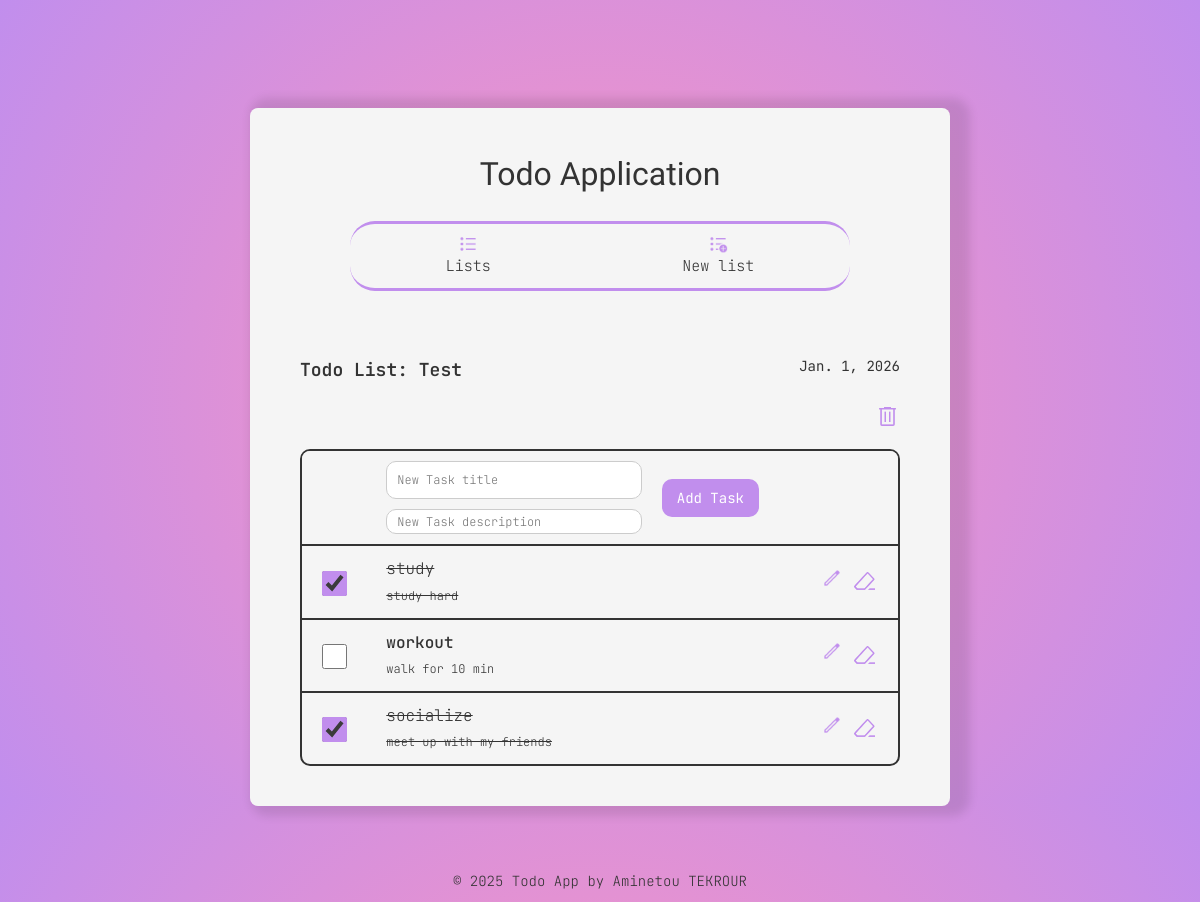
/list/1/, run on the app's committed database.
### todoapp/models.py (models this page shows, shortened)
class List(models.Model):
    date = models.DateField(auto_now_add=True)
    name = models.CharField(max_length=100, default='To-Do List')

class Task(models.Model):
    title = models.CharField(max_length=200)
    description = models.TextField(blank=True)
    completed = models.BooleanField(default=False)
    created_at = models.DateTimeField(auto_now_add=True)
    updated_at = models.DateTimeField(auto_now=True)
    list = models.ForeignKey('List', related_name='tasks', on_delete=models.CASCADE, null=False, blank=False)

### todoapp/views.py (the view)
# urls.py: path('list/<int:list_id>/', list_detail, name='list_detail'),
def list_detail(request, list_id):
    todo_list = List.objects.get(id=list_id)
    tasks = Task.objects.filter(list=todo_list)
    edit_task_id = request.GET.get('edit')
    edit_task = None
    if edit_task_id:
        edit_task = get_object_or_404(Task, id=edit_task_id)
    context = {
        'todo_list': todo_list,
        'tasks': tasks,
        'edit_task': edit_task, # pass this to the template
    }
    return render(request, 'list_detail.html', context)

### todoapp/templates/list_detail.html (shortened to what this page needs)
{% extends "base.html" %}
{% load static %}
{% block content %}
<div class="list-title">
    <h2>Todo List: {{ todo_list.name }}</h2>
    <p id="date">{{ todo_list.date }}</p>
</div>
<form id='del-list' method="post" action="{% url 'delete_list' todo_list.id %}">
                <img src="{% static 'assets/delete.png' %}" width="25" height="25" alt="Delete" onclick="this.parentElement.submit()">
            </form>
    <table class="task-table">
        <tr>
            <th> </th>
             <form method="post" action="{% if edit_task %}{% url 'edit_task' edit_task.id %}{% else %}{% url 'create_task' todo_list.id %}{% endif %}">
            <th class="add-task-form">
                   <input type="text" id="title" name="title" placeholder="New Task title"  value="{{ edit_task.title|default:'' }}" required>
                    <span class="task-desc">
                   <input type="text" id="description" name="description" placeholder="New Task description" value="{{ edit_task.description|default:'' }}" required>
                    </span>
            </th>
            <th>
                   <button type="submit">{% if edit_task %}Update Task{% else %}Add Task{% endif %}</button>
               </form>
            <th> </th>
        </tr>
        {% for task in tasks %}
        <tr>
            <td>
            <form method="post" action="{% url 'toggle_task' task.id %}">
                <input type="checkbox" onchange="this.form.submit()" {% if task.completed %} checked {% endif %}>
            </form>
            </td>
            <td colspan="2">
                {% if task.completed %}
                    <s>{{ task.title }}</s>
                {% else %}
                    {{ task.title }}
                {% endif %}
                <br>
                <span class="task-desc">
                {% if task.completed %}
                    <s>{{ task.description }}</s>
                {% else %}
                    {{ task.description }}
                {% endif %}
                </span>
            </td>
            <td class="task-actions">
               <div class="task-actions-inner">
                    <a href="?edit={{ task.id }}"><img src="{% static 'assets/edit.png' %}" width="20" height="20" alt="Edit"></a>
                 <form method="post" action="{% url 'delete_task' task.id %}">
                    <img id="delete-icon" src="{% static 'assets/erase.png' %}" width="20" height="20" alt="Delete" onclick="this.parentElement.submit()">
                </form>
            </div>
            </td>
        </tr>
        {% empty %}
            <td>No tasks in this list.</td>
        {% endfor %}
    </table>
{% endblock %}

### todoapp/templates/static/css/styles.css (style rules this page uses)
* { box-sizing: border-box; font-family: "JetBrains Mono", monospace; font-optical-sizing: auto; font-weight: 200; font-style: normal; }
html, body { height: 100%; }
html { scroll-behavior: smooth; }
body { background: #fc95c0; background: radial-gradient(circle, rgba(252, 149, 192, 1) 0%, rgba(193, 142, 237, 1) 100%); color: #333; line-height: 1.6; padding: 50px; display: flex; flex-direction: column; justify-content: flex-start; align-items: center; }
a { color: #333; text-decoration: none; color: radial-gradient(circle, rgba(252, 149, 192, 1) 0%, rgba(193, 142, 237, 1) 100%); font-weight: 700; }
table { width: 100%; min-width: 600px; margin-bottom: 20px; margin-top: 50px; border: 2px solid #333; border-collapse: separate; border-spacing: 0; border-radius: 10px; overflow: hidden; }
th, td { padding: 10px; text-align: left; border-bottom: 2px solid #333; border-right: 2px solid #333; }
th { background: rgba(193, 142, 237, 1) 50%; color: #fff; font-weight: 600; }
td { color: #333; color: radial-gradient(circle, rgba(252, 149, 192, 1) 0%, rgba(193, 142, 237, 1) 100%); font-weight: 400; font-size: 14px; }
h2 { text-align: center; margin-bottom: 10px; color: radial-gradient(circle, rgba(252, 149, 192, 1) 0%, rgba(193, 142, 237, 1) 100%); font-weight: 600; font-style: normal; font-size: 18px; }
p { font-size: 14px; margin-bottom: 10px; text-align: center; }
.task-table { margin-top: 20px; width: 100%; border-radius: 10px; }
.task-table td { border-right: none; font-size: 16px; font-weight: 500; }
.task-table th { background: #f5f5f5; color: #333; border-right: none; }
.task-table th button { margin-top: 0; margin-bottom: 0; }
td:last-child, th:last-child { border-right: none; }
table tr:last-child td { border-bottom: none; }
input[type="text"], input[type="date"] { width: 100%; padding: 10px; margin-bottom: 10px; border: 1px solid #ccc; border-radius: 10px; font-size: 12px; }
#description { font-size: 12px; height: 25px; margin-bottom: 0; }
.add-task-form { width: 100%; display: flex; flex-direction: column; }
button { background: rgba(193, 142, 237, 1); color: #fff; border: none; padding: 10px 15px; border-radius: 10px; cursor: pointer; font-size: 14px; font-weight: 400; margin-top: 10px; margin-bottom: 50px; }
#date { font-size: 14px; font-weight: 400; }
input[type="checkbox"] { width: 25px; height: 25px; accent-color: rgba(193, 142, 237, 1); margin-left: 10px; margin-top: 10px; cursor: pointer; color: #fff; }
#delete-icon { cursor: pointer; display: flex; align-items: center; justify-content: center; width: 25px; height: 25px; }
.task-actions { vertical-align: middle; border-right: none; }
.task-actions-inner { display: flex; justify-content: center; align-items: center; gap: 10px; height: 100%; }
.task-desc { font-size: 12px; font-weight: 200; }
.list-title { display: flex; flex-direction: row; justify-content: space-between; align-items: flex-start; margin-bottom: 10px; gap: 25px; width: 100%; }
.list-title h1, .list-title p { white-space: nowrap; flex-shrink: 0; }
#del-list { display: flex; justify-content: flex-end; }

### data on the page
List: name "Test", date "Jan. 1, 2026"
Task: completed "☑", title "study", description "study hard"
Task: title "workout", description "walk for 10 min"
Task: completed "☑", title "socialize", description "meet up with my friends"
